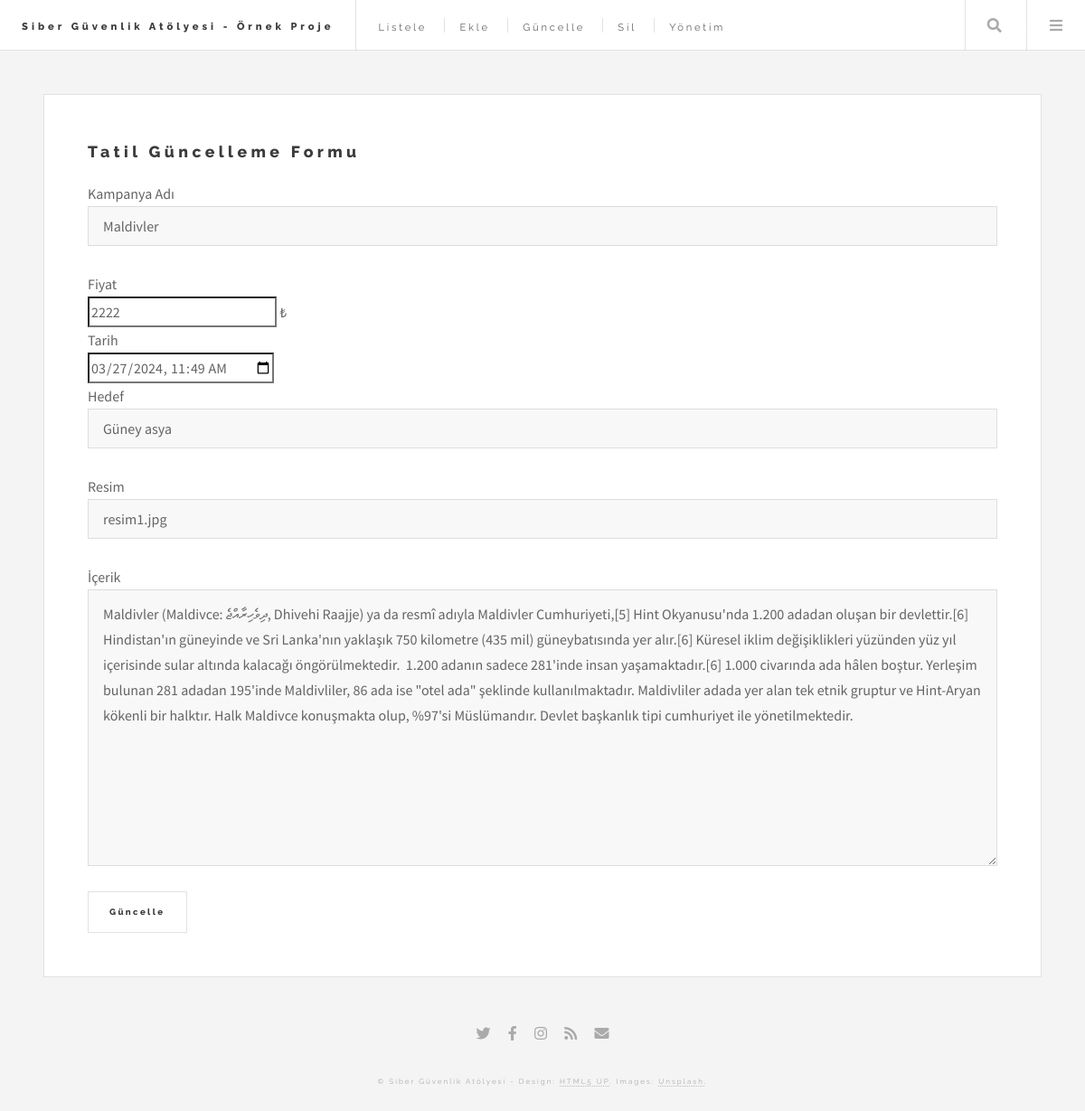
The page /guncelle2.php?id=1 on the database its author committed.
### tables this page shows
CREATE TABLE `tatilkampanyalar` (
  `id` int(11) NOT NULL,
  `kampanyaAdi` varchar(50) NOT NULL,
  `fiyat` float NOT NULL,
  `tarih` datetime NOT NULL,
  `hedef` varchar(50) NOT NULL,
  `resim` varchar(100) NOT NULL,
  `icerik` text NOT NULL
);

### guncelle2.php (the view, shortened to what this page needs)
<!DOCTYPE HTML>
<html>
<head>
	<link rel="stylesheet" href="assets/css/main.css" />
</head>
<body class="single is-preload">
	<div id="wrapper">
		<header id="header">
			<h1><a href="index.php">Siber Güvenlik Atölyesi - Örnek Proje</a></h1>
			<nav class="links">
				<ul>
					<li><a href="index.php">Listele</a></li>
					<li><a href="ekle.php">Ekle</a></li>
					<li><a href="guncelle.php">Güncelle</a></li>
					<li><a href="sil.php">Sil</a></li>
					<li><a href="admin">Yönetim</a></li>
				</ul>
			</nav>
			<nav class="main">
				<ul>
					<li class="search">
						<a class="fa-search" href="#search">Ara</a>
					</li>
					<li class="menu">
						<a class="fa-bars" href="#menu">Menü</a>
					</li>
				</ul>
			</nav>
		</header>
		<div id="main">
			<?php
			$baglan = mysqli_connect("localhost", "root", "", "sibervt");
			if (isset($_GET["id"]) && $_GET["id"] != "") {
				$guncelle = mysqli_real_escape_string($baglan, trim($_GET["id"]));
			}
			$sorgu = mysqli_query($baglan, "SELECT * FROM tatilkampanyalar WHERE id=$guncelle");
			$satir = mysqli_fetch_assoc($sorgu);
			?>
			<article class="post">
				<h2>Tatil Güncelleme Formu</h2>
				<form action="" method="post">
					Kampanya Adı <br>
					<input type="text" name="kampanyaAdi" id="" value="<?php echo $satir["kampanyaAdi"] ?>"><br>
					Fiyat <br>
					<input type="number" name="fiyat" id="" value="<?php echo $satir["fiyat"] ?>"> ₺ <br>
					Tarih <br>
					<input type="datetime-local" name="tarih" id=""
						value="<?php echo date("Y-m-d H:i", strtotime($satir["tarih"])) ?>"><br>
					Hedef <br>
					<input type="text" name="hedef" id="" value="<?php echo $satir["hedef"] ?>"><br>
					Resim<br>
					<input type="text" name="resim" id="" value="<?php echo $satir["resim"] ?>"><br>
					İçerik <br>
					<textarea name="icerik" id="" cols="30" rows="10"><?php echo $satir["icerik"] ?></textarea><br>
					<input type="submit" value="Güncelle">
				</form>
			</article>
		</div>
		<section id="footer">
			<ul class="icons">
				<li><a href="#" class="icon brands fa-twitter"><span class="label">Twitter</span></a></li>
				<li><a href="#" class="icon brands fa-facebook-f"><span class="label">Facebook</span></a></li>
				<li><a href="#" class="icon brands fa-instagram"><span class="label">Instagram</span></a></li>
				<li><a href="#" class="icon solid fa-rss"><span class="label">RSS</span></a></li>
				<li><a href="#" class="icon solid fa-envelope"><span class="label">Email</span></a></li>
			</ul>
			<p class="copyright">&copy; Siber Güvenlik Atölyesi - Design: <a href="http://html5up.net">HTML5 UP</a>.
				Images: <a href="http://unsplash.com">Unsplash</a>.</p>
		</section>
	</div>
</body>
</html>

### rows shown on the page
tatilkampanyalar: kampanyaAdi "Maldivler", fiyat "2222", tarih "03/27/2024 11:49", hedef "Güney asya", resim "resim1.jpg", icerik "Maldivler (Maldivce: ދިވެހިރާއްޖެ, Dhivehi Raajje) ya da resmî adıyla Maldivler Cumhuriyeti,[5] Hint Okyanusu'nda 1.200 adadan oluşan bir devlettir.[6] Hindistan'ın güneyinde ve Sri Lanka'nın yaklaşık 750 kilometre (435 mil) güneybatısında yer alır.[6] Küresel iklim değişiklikleri yüzünden yüz yıl içerisinde sular altında kalacağı öngörülmektedir. 1.200 adanın sadece 281'inde insan yaşamaktadır.[6] 1.000 civarında ada hâlen boştur. Yerleşim bulunan 281 adadan 195'inde Maldivliler, 86 ada ise \"otel ada\" şeklinde kullanılmaktadır. Maldivliler adada yer alan tek etnik gruptur ve Hint-Aryan kökenli bir halktır. Halk Maldivce konuşmakta olup, %97'si Müslümandır. Devlet başkanlık tipi cumhuriyet…"
